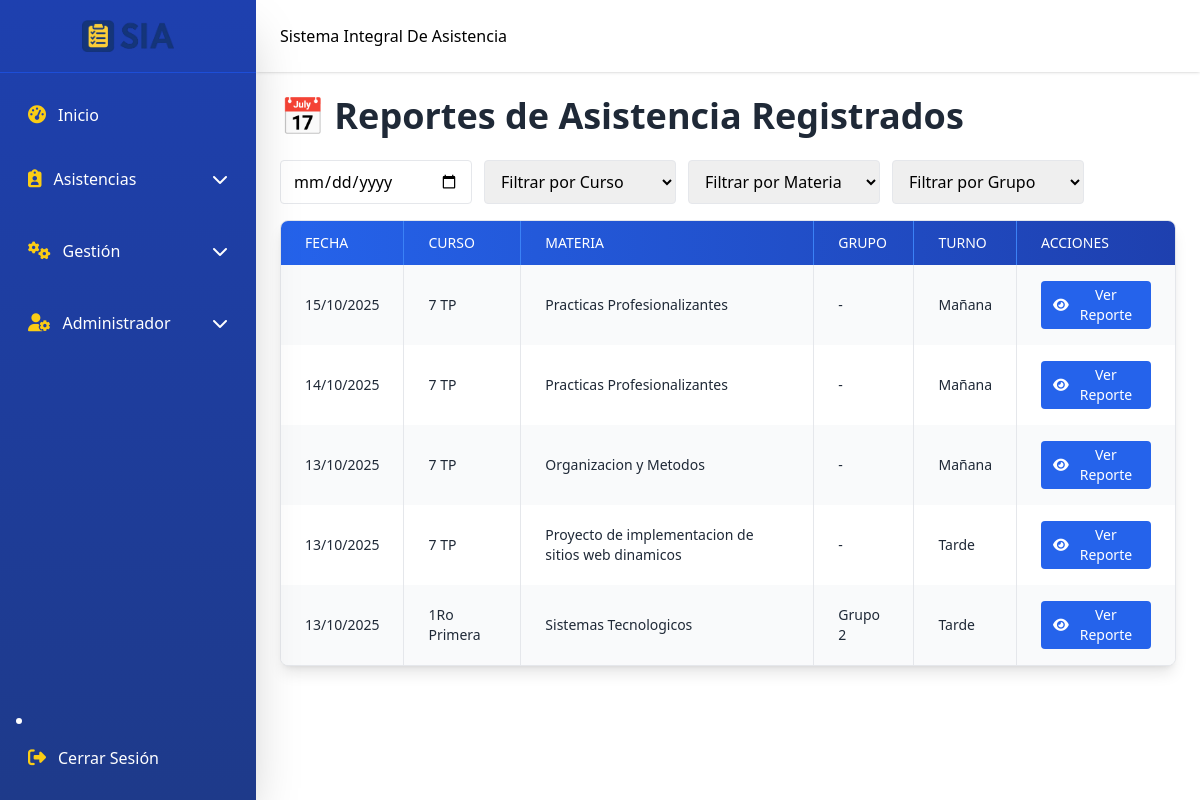
/attendance_reports_list.php (signed in), run on the app's committed database.
### tables this page shows
CREATE TABLE `subjects` (
  `subject_id` int(11) NOT NULL,
  `name` varchar(100) NOT NULL,
  `description` text DEFAULT NULL,
  `course_id` int(11) DEFAULT NULL,
  `turno` enum('mañana','tarde') NOT NULL
);

CREATE TABLE `courses` (
  `course_id` int(11) NOT NULL,
  `name` varchar(100) NOT NULL,
  `description` text DEFAULT NULL,
  `technical_degree` varchar(50) DEFAULT NULL
);

CREATE TABLE `groups` (
  `group_id` int(11) NOT NULL,
  `course_id` int(11) NOT NULL,
  `name` varchar(50) NOT NULL,
  `description` text DEFAULT NULL
);

### attendance_reports_list.php (the view, shortened to what this page needs)
<?php
include 'includes/header.php';
include 'includes/sidebar.php';
include 'includes/navbar.php';
include 'includes/conn.php';
$stmt = $conn->prepare("
    SELECT
        sa.attendance_date,
        c.course_id,
        c.name AS course_name,
        s.subject_id,
        s.name AS subject_name,
        sch.start_time,
        sch.end_time,
        g.group_id,
        g.name AS group_name
    FROM student_attendance sa
    JOIN schedules sch ON sa.schedule_id = sch.schedule_id
    JOIN courses c ON sch.course_id = c.course_id
    JOIN subjects s ON sch.subject_id = s.subject_id
    LEFT JOIN groups g ON sch.group_id = g.group_id
    GROUP BY sa.attendance_date, c.course_id, s.subject_id, sch.start_time, sch.end_time, g.group_id
    ORDER BY sa.attendance_date DESC
");
$stmt->execute();
$reports = $stmt->fetchAll(PDO::FETCH_ASSOC);
?>
<div class="flex-1 md:ml-64 transition-all duration-300">
  <br><br><br>
  <main class="pt-20 p-4 md:p-6">
    <h1 class="text-4xl font-bold text-gray-800 mb-6">📅 Reportes de Asistencia Registrados</h1>
    <div class="flex flex-wrap gap-3 mb-4">
      <input type="date" id="filterDate" class="px-3 py-2 border rounded w-48">
      <select id="filterCourse" class="px-3 py-2 border rounded w-48">
        <option value="">Filtrar por Curso</option>
      </select>
      <select id="filterSubject" class="px-3 py-2 border rounded w-48">
        <option value="">Filtrar por Materia</option>
      </select>
      <select id="filterGroup" class="px-3 py-2 border rounded w-48">
        <option value="">Filtrar por Grupo</option>
      </select>
    </div>
    <div class="overflow-x-auto rounded-lg shadow-lg border border-gray-200 bg-white">
      <table class="min-w-full border-collapse text-gray-800 text-sm" id="reportsTable">
        <thead class="bg-gradient-to-r from-blue-600 to-blue-800 text-white">
          <tr>
            <th class="px-4 md:px-6 py-3 border-r border-blue-500 text-left font-medium uppercase">Fecha</th>
            <th class="px-4 md:px-6 py-3 border-r border-blue-500 text-left font-medium uppercase">Curso</th>
            <th class="px-4 md:px-6 py-3 border-r border-blue-500 text-left font-medium uppercase">Materia</th>
            <th class="px-4 md:px-6 py-3 border-r border-blue-500 text-left font-medium uppercase">Grupo</th>
            <th class="px-4 md:px-6 py-3 border-r border-blue-500 text-left font-medium uppercase">Turno</th>
            <th class="px-4 md:px-6 py-3 text-left font-medium uppercase">Acciones</th>
          </tr>
        </thead>
        <tbody>
          <?php if (count($reports) > 0): ?>
            <?php foreach ($reports as $i => $report):
              $turno = (strtotime($report['start_time']) < strtotime("12:00:00")) ? "Mañana" : "Tarde";
              $fecha = date("d/m/Y", strtotime($report['attendance_date']));
              $rowClass = $i % 2 === 0 ? 'bg-gray-50' : 'bg-white';
            ?>
            <tr class="hover:bg-gray-100 transition <?php echo $rowClass; ?>"
                data-course="<?php echo $report['course_id']; ?>"
                data-subject="<?php echo $report['subject_id']; ?>"
                data-group="<?php echo $report['group_id'] ?? ''; ?>">
              <td class="px-4 md:px-6 py-4 border-r border-gray-200"
                  data-raw="<?php echo $report['attendance_date']; ?>">
                  <?php echo $fecha; ?>
              </td>
              <td class="px-4 md:px-6 py-4 border-r border-gray-200"><?php echo htmlspecialchars($report['course_name']); ?></td>
              <td class="px-4 md:px-6 py-4 border-r border-gray-200"><?php echo htmlspecialchars($report['subject_name']); ?></td>
              <td class="px-4 md:px-6 py-4 border-r border-gray-200"><?php echo htmlspecialchars($report['group_name'] ?? '-'); ?></td>
              <td class="px-4 md:px-6 py-4 border-r border-gray-200"><?php echo $turno; ?></td>
              <td class="px-4 md:px-6 py-4 flex flex-wrap gap-2">
                  <form method="GET" action="attendance_report.php" class="inline">
                      <button type="submit" class="text-white bg-blue-600 hover:bg-blue-700 px-3 py-1 rounded flex items-center justify-center">
                          <i class="fa-solid fa-eye mr-1"></i> Ver Reporte
                      </button>
                  </form>
              </td>
            </tr>
            <?php endforeach; ?>
          <?php else: ?>
            <tr>
              <td colspan="6" class="text-center text-gray-500 py-4">No hay reportes registrados aún.</td>
            </tr>
          <?php endif; ?>
        </tbody>
      </table>
    </div>
  </main>
</div>

### data on the page
subjects: fecha "15/10/2025", course.name "7 TP", name "Practicas Profesionalizantes", group_name "-", fecha "14/10/2025"
subjects: fecha "13/10/2025", course.name "7 TP", name "Organizacion y Metodos", group_name "-"
subjects: fecha "13/10/2025", course.name "7 TP", name "Proyecto de implementacion de sitios web dinamicos", group_name "-"
courses: fecha "13/10/2025", name "1Ro Primera", subjects.name "Sistemas Tecnologicos", groups.name "Grupo 2"
